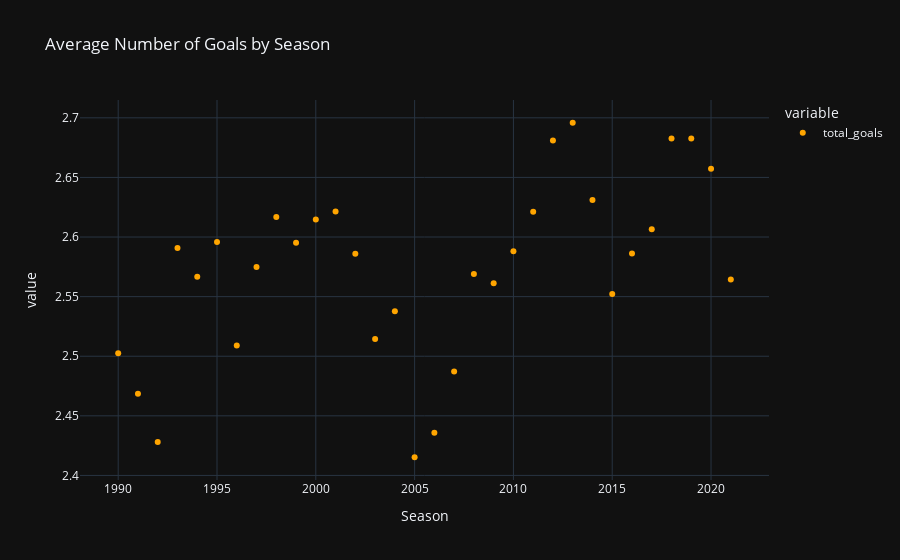

The cell this chart's notebook holds for it:
### Code cell
goals_season_scatter = px.scatter(new_df.groupby('Season')['total_goals'].mean(), title='Average Number of Goals by Season', template= 'plotly_dark')
goals_season_scatter .update_traces(marker_color='orange')
goals_season_scatter .write_image('images/average_goals_season_scatter.png')
goals_season_scatter .show()

### Figure 1 — Plotly figure (JSON) as saved in the notebook; plotly's stock layout.template omitted (floating-point values rounded to 4 significant figures)
{"data": [{"hovertemplate": "variable=total_goals<br>Season=%{x}<br>value=%{y}<extra></extra>", "legendgroup": "total_goals", "marker": {"color": "orange", "symbol": "circle"}, "mode": "markers", "name": "total_goals", "orientation": "v", "showlegend": true, "type": "scatter", "x": [1990, 1991, 1992, 1993, 1994, 1995, 1996, 1997, 1998, 1999, 2000, 2001, 2002, 2003, 2004, 2005, 2006, 2007, 2008, 2009, 2010, 2011, 2012, 2013, 2014, 2015, 2016, 2017, 2018, 2019, 2020, 2021], "xaxis": "x", "y": [2.502, 2.469, 2.428, 2.591, 2.567, 2.596, 2.509, 2.575, 2.617, 2.595, 2.615, 2.622, 2.586, 2.515, 2.538, 2.415, 2.436, 2.487, 2.569, 2.561, 2.588, 2.621, 2.681, 2.696, 2.631, 2.552, 2.586, 2.607, 2.683, 2.683, 2.657, 2.564], "yaxis": "y"}], "layout": {"legend": {"title": {"text": "variable"}, "tracegroupgap": 0}, "title": {"text": "Average Number of Goals by Season"}, "xaxis": {"anchor": "y", "domain": [0, 1], "title": {"text": "Season"}}, "yaxis": {"anchor": "x", "domain": [0, 1], "title": {"text": "value"}}}}
